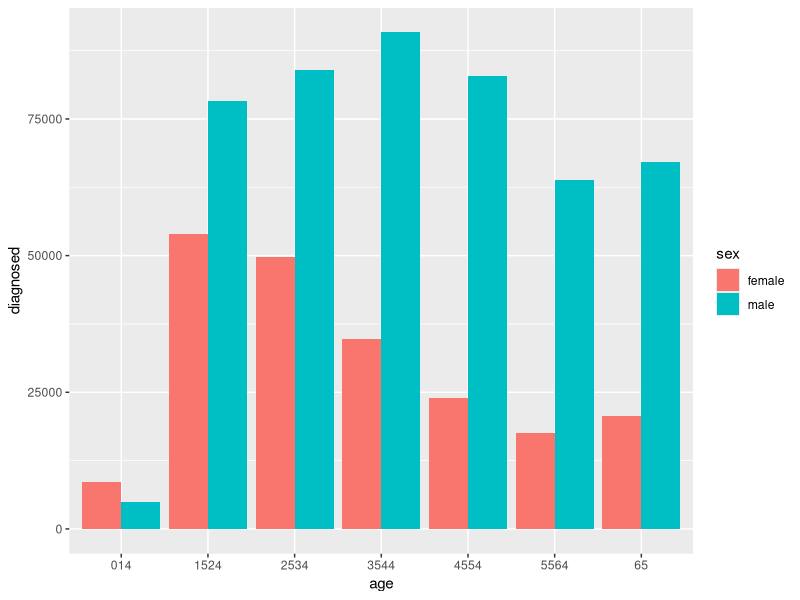

Generate this figure with R:
## ---- chunk 1
#| label: load packages
#| include: false

# load required pacakges

library(tidyr)
library(tidyverse)
## ---- chunk 2
#| label: subset who2 data from tidyr
#| include: false

# Take WHO TB data set from tidyr package and filter it by year, and select the first 16 variables only

who_tb <- who2 |> 
  filter(year>2008)|>
  select(1:16)

## ---- chunk 3
#| label: reshape data
#| include: false

# Pivot data so that all age categories are collapsed into on age category column and one column for values

who_tb = pivot_longer(data=who_tb,
               cols = 3:16,
               names_to = "age_sex",
               values_to = "diagnosed",
               values_drop_na = TRUE
               )

## ---- chunk 4
#| label: manipulate data
#| include: false

# Separate the string which contains age_sex so that it appears as two columns, one for age and one for sex

 who_tb <- who_tb |> separate(age_sex, c("sex", "age"), sep = 4)
 who_tb <- who_tb |> mutate(sex = replace(sex, sex == 'sp_m', 'male'))
 who_tb <- who_tb |> mutate(sex = replace(sex, sex == 'sp_f', 'female'))                              
 who_tb$age <- str_sub(who_tb$age, 2, 5)
## ---- chunk 5
#| label: countries
#| include: false

# Get overall count of countries included in the this dataset

who_tb |>
 summarise(n_countries = n_distinct(country))

## ---- chunk 6
#| label: summary statistics
#| include: false

# Group data by year and sex and calculate mean number diagnosed with TB

mean_diagnosed <- who_tb |>
  group_by(year, sex) |>
  summarise(diagnosed=mean(diagnosed))

## ---- chunk 7
#| label: table mean diagnosed
#| echo: false

# Output results of mean number diagnosed by year and sex as a table

knitr::kable(mean_diagnosed, "pipe")
## ---- chunk 8
#| label: Barplot
#| echo: false

# Create barplot using showing numbers diagnosed per age category and sex
 ggplot(who_tb, aes(fill=sex, y=diagnosed, x=age)) + 
   geom_bar(position="dodge", stat="identity")


